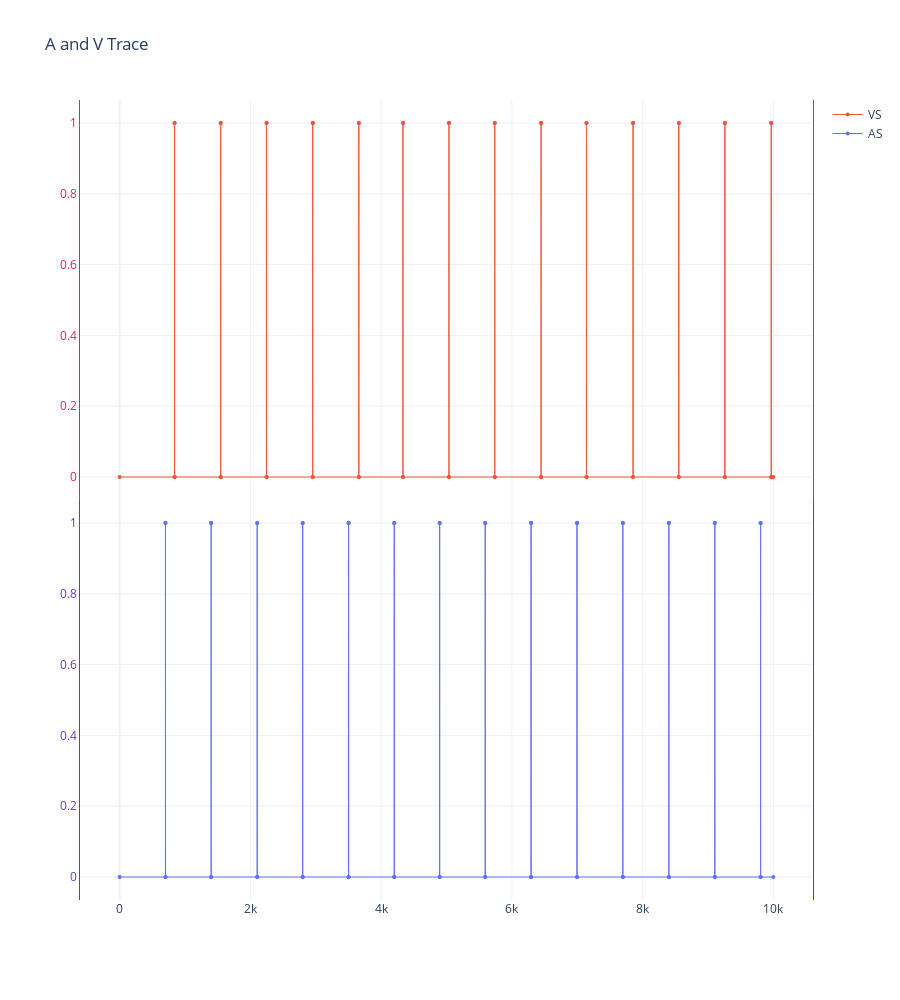

Notebook source saved alongside this figure:
### Code cell
ht.plotly_system_log('2022_09_17_18_11_34')

### Figure 1 — Plotly figure (JSON) as saved in the notebook; plotly's stock layout.template omitted (floating-point values rounded to 4 significant figures)
{"data": [{"hoverinfo": "text+x+name", "hovertext": ["A_NSR", "A_NSR", "A_NSR", "A_NSR", "A_NSR", "A_NSR", "A_NSR", "A_NSR", "A_NSR", "A_NSR", "A_NSR", "A_NSR", "A_NSR", "A_NSR", "A_NSR", "A_NSR", "A_NSR", "A_NSR", "A_NSR", "A_NSR", "A_NSR", "A_NSR", "A_NSR", "A_NSR", "A_NSR", "A_NSR", "A_NSR", "A_NSR", "A_NSR", "A_NSR", "A_NSR", "A_NSR", "A_NSR", "A_NSR", "A_NSR", "A_NSR", "A_NSR", "A_NSR", "A_NSR", "A_NSR", "A_NSR", "A_NSR", "A_NSR", "A_NSR", "A_NSR", "A_NSR", "A_NSR", "A_NSR", "A_NSR", "A_NSR", "A_NSR", "A_NSR", "A_NSR", "A_NSR", "A_NSR", "A_NSR", "A_NSR", "A_NSR"], "line": {"width": 1}, "marker": {"size": 4}, "mode": "lines+markers", "name": "AS", "type": "scatter", "x": [0, 700, 701, 701, 702, 1399, 1400, 1400, 1401, 2103, 2104, 2104, 2105, 2799, 2800, 2800, 2801, 3501, 3502, 3502, 3503, 4199, 4200, 4200, 4201, 4894, 4895, 4895, 4896, 5591, 5592, 5592, 5593, 6292, 6293, 6293, 6294, 6995, 6996, 6996, 6997, 7696, 7697, 7697, 7698, 8400, 8401, 8401, 8402, 9103, 9104, 9104, 9105, 9803, 9804, 9804, 9805, 9999], "y": [0, 0, 1, 1, 0, 0, 1, 1, 0, 0, 1, 1, 0, 0, 1, 1, 0, 0, 1, 1, 0, 0, 1, 1, 0, 0, 1, 1, 0, 0, 1, 1, 0, 0, 1, 1, 0, 0, 1, 1, 0, 0, 1, 1, 0, 0, 1, 1, 0, 0, 1, 1, 0, 0, 1, 1, 0, 0], "yaxis": "y"}, {"hoverinfo": "text+x+name", "hovertext": ["V_NSR", "V_NSR", "V_NSR", "V_NSR", "V_NSR", "V_NSR", "V_NSR", "V_NSR", "V_NSR", "V_NSR", "V_NSR", "V_NSR", "V_NSR", "V_NSR", "V_NSR", "V_NSR", "V_NSR", "V_NSR", "V_NSR", "V_NSR", "V_NSR", "V_NSR", "V_NSR", "V_NSR", "V_NSR", "V_NSR", "V_NSR", "V_NSR", "V_NSR", "V_NSR", "V_NSR", "V_NSR", "V_NSR", "V_NSR", "V_NSR", "V_NSR", "V_NSR", "V_NSR", "V_NSR", "V_NSR", "V_NSR", "V_NSR", "V_NSR", "V_NSR", "V_NSR", "V_NSR", "V_NSR", "V_NSR", "V_NSR", "V_NSR", "V_NSR", "V_NSR", "V_NSR", "V_NSR", "V_NSR", "V_NSR", "V_NSR", "V_NSR"], "line": {"width": 1}, "marker": {"size": 4}, "mode": "lines+markers", "name": "VS", "type": "scatter", "x": [0, 839, 840, 840, 841, 1545, 1546, 1546, 1547, 2246, 2247, 2247, 2248, 2953, 2954, 2954, 2955, 3658, 3659, 3659, 3660, 4333, 4334, 4334, 4335, 5036, 5037, 5037, 5038, 5737, 5738, 5738, 5739, 6445, 6446, 6446, 6447, 7140, 7141, 7141, 7142, 7852, 7853, 7853, 7854, 8552, 8553, 8553, 8554, 9257, 9258, 9258, 9259, 9966, 9967, 9967, 9968, 9999], "y": [0, 0, 1, 1, 0, 0, 1, 1, 0, 0, 1, 1, 0, 0, 1, 1, 0, 0, 1, 1, 0, 0, 1, 1, 0, 0, 1, 1, 0, 0, 1, 1, 0, 0, 1, 1, 0, 0, 1, 1, 0, 0, 1, 1, 0, 0, 1, 1, 0, 0, 1, 1, 0, 0, 1, 1, 0, 0], "yaxis": "y2"}], "layout": {"dragmode": "zoom", "height": 1000, "hovermode": "x", "legend": {"traceorder": "reversed"}, "margin": {"b": 100, "t": 100}, "title": {"text": "A and V Trace"}, "xaxis": {"autorange": true, "range": ["A", "V"]}, "yaxis": {"anchor": "x", "autorange": true, "domain": [0, 0.5], "linecolor": "#673ab7", "mirror": true, "range": [0, 1], "showline": true, "tickfont": {"color": "#673ab7"}, "tickmode": "auto", "ticks": "", "title": {"font": {"color": "#673ab7"}}, "type": "linear", "zeroline": false}, "yaxis2": {"anchor": "x", "autorange": true, "domain": [0.5, 1], "linecolor": "#E91E63", "mirror": true, "range": [0, 1], "showline": true, "tickfont": {"color": "#E91E63"}, "tickmode": "auto", "ticks": "", "title": {"font": {"color": "#E91E63"}}, "type": "linear", "zeroline": false}}}
